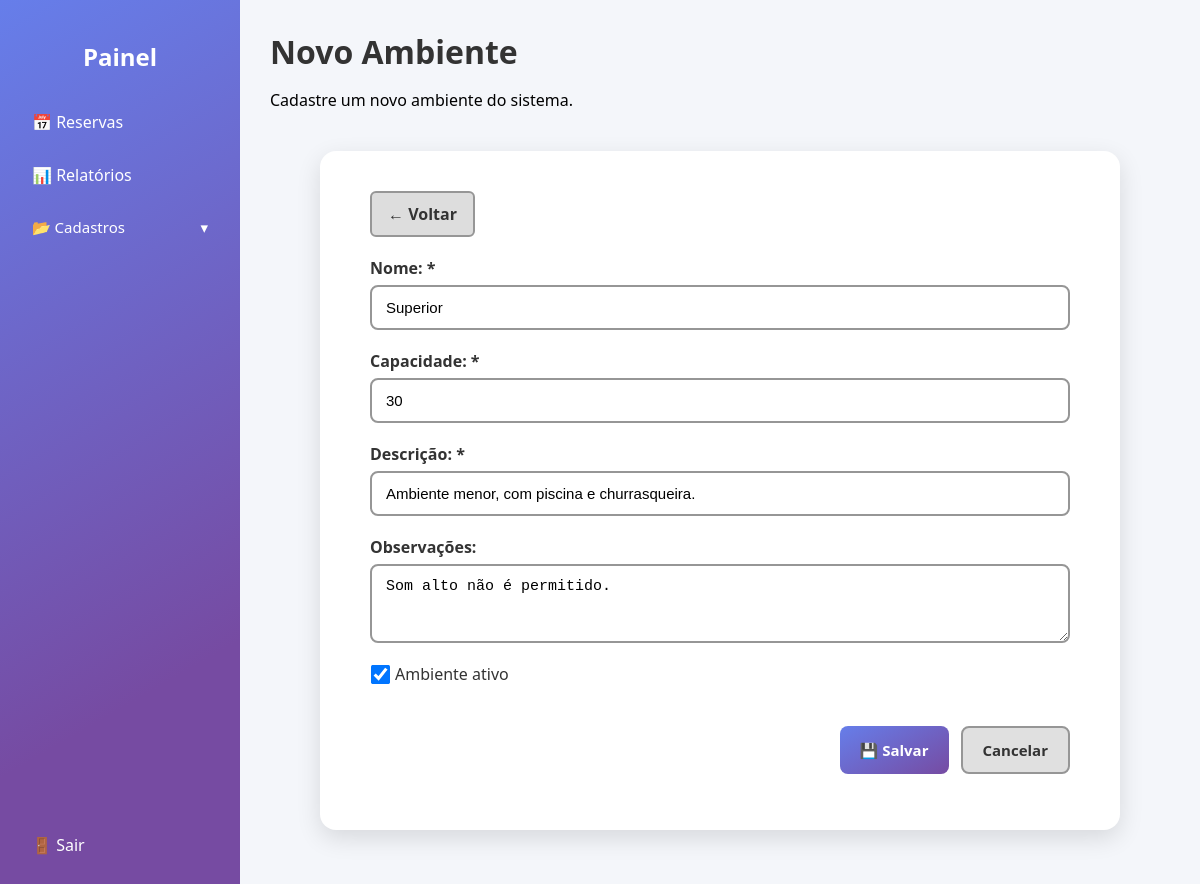
Screenshot of /ambientes/edit.php?id=9 (signed in) with the database file from the repository.
### tables this page shows
CREATE TABLE `ambientes` (
  `id_ambiente` int(11) NOT NULL,
  `nome_ambiente` varchar(100) NOT NULL,
  `capacidade` int(11) DEFAULT NULL,
  `descricao` text DEFAULT NULL,
  `observacoes` text DEFAULT NULL,
  `ativo` tinyint(1) DEFAULT 1
);

### ambientes/edit.php (the view, shortened to what this page needs)
<?php
include '../includes/db.php';
include "../includes/header.php";
$id = $_GET['id'] ?? null;
$stmt = $conn->prepare("SELECT * FROM ambientes WHERE id_ambiente = ?");
$stmt->bind_param("i", $id);
$stmt->execute();
$result = $stmt->get_result();
$ambiente = $result->fetch_assoc();
?>
<div class="painel-container">
    <?php include '../includes/sidebar.php'; ?>
    <main class="conteudo">
        <header class="painel-header">
            <h1>Novo Ambiente</h1>
            <p>Cadastre um novo ambiente do sistema.</p>
        </header>
        <div class="cadastro-area">
            <a href="./index.php" class="btn-voltar">← Voltar</a>
            <form method="POST" class="form-cadastro">
                <div class="form-grupo">
                    <label>Nome: *</label>
                    <input type="text" name="nome_ambiente" value="<?= htmlspecialchars($ambiente['nome_ambiente']) ?>"
                        required>
                </div>
                <div class="form-grupo">
                    <label>Capacidade: *</label>
                    <input type="number" name="capacidade" value="<?= htmlspecialchars($ambiente['capacidade']) ?>" required>
                </div>
                <div class="form-grupo">
                    <label>Descrição: *</label>
                    <input type="text" name="descricao" value="<?= htmlspecialchars($ambiente['descricao']) ?>" required>
                </div>
                <div class="form-grupo">
                    <label>Observações:</label>
                    <textarea name="observacoes" rows="3"><?= htmlspecialchars($ambiente['observacoes']) ?></textarea>
                </div>
                <div class="form-grupo checkbox">
                    <label>
                        <input type="checkbox" name="ativo" <?= $ambiente['ativo'] ? 'checked' : '' ?>> Ambiente ativo
                    </label>
                </div>
                <div class="form-botoes">
                    <button type="submit" class="btn btn-salvar">💾 Salvar</button>
                    <a href="./index.php" class="btn btn-cancelar">Cancelar</a>
                </div>
            </form>
        </div>
    </main>
</div>
<?php include "../includes/footer.php"; ?>

### assets/css/painel.css (style rules this page uses)
body { font-family: "Segoe UI", Tahoma, Geneva, Verdana, sans-serif; background-color: #f4f6fa; margin: 0; display: flex; min-height: 100vh; overflow: hidden; }
.painel-container { display: flex; width: 100%; height: 100vh; overflow: hidden; }
.conteudo { flex: 1; overflow-y: auto; height: 100vh; padding: 30px; box-sizing: border-box; }
.painel-header { display: block; align-items: center; justify-content: space-between; gap: 10px; }
.painel-header h1 { margin: 0; color: #333; }
a, button { font-family: "Segoe UI", Tahoma, Geneva, Verdana, sans-serif; }

### assets/css/crud.css (style rules this page uses)
.btn-voltar { border: 2px solid #969696; display: inline-block; margin-bottom: 20px; background: #ddd; color: #333; padding: 10px 16px; border-radius: 6px; font-weight: 600; text-decoration: none; transition: background 0.2s; }
.cadastro-area { background: white; padding: 40px 50px; border-radius: 16px; box-shadow: 0 8px 25px rgba(0, 0, 0, 0.12); max-width: 700px; margin: 40px auto; }
.form-cadastro { display: flex; flex-direction: column; gap: 20px; }
.form-cadastro .form-grupo { display: flex; flex-direction: column; }
.form-cadastro .form-grupo label { font-weight: 600; color: #333; margin-bottom: 6px; }
.form-cadastro .form-grupo input, .form-cadastro .form-grupo select, .form-cadastro .form-grupo textarea { padding: 12px 14px; border: 2px solid #969696 !important; border-radius: 8px; font-size: 15px; transition: border-color 0.3s, box-shadow 0.3s; }
.form-cadastro .form-grupo.checkbox label { display: flex; align-items: center; font-weight: 500; color: #333; }
.form-cadastro .form-grupo.checkbox input[type=checkbox] { margin-right: 8px; transform: scale(1.5); }
.form-botoes { display: flex; flex-wrap: wrap; justify-content: flex-end; gap: 12px; margin-top: 15px; }
.form-botoes .btn { padding: 12px 20px; border-radius: 8px; font-size: 15px; font-weight: 600; text-decoration: none; transition: all 0.2s ease; cursor: pointer; border: none; }
.form-botoes .btn.btn-salvar { background: linear-gradient(150deg, #667eea 0%, #764ba2 100%); color: white; }
.form-botoes .btn.btn-cancelar { border: 2px solid #969696; background: #e0e0e0; color: #333; }

### rows the page displays
ambientes: nome_ambiente "Superior", capacidade "30", descricao "Ambiente menor, com piscina e churrasqueira.", observacoes "Som alto não é permitido.", ativo "☑"
